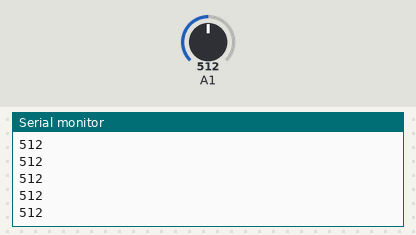
This sketch was run on a simulated Arduino Uno, built with avr-gcc and run on an emulated ATmega328P. On the bench: the last lines printed to the serial monitor. The test bench sets the inputs (shaded band); at power-on: A1 = 512.

Above: at 1.2 s.
1.3 s: A1 set to 716
At 2.0 s:
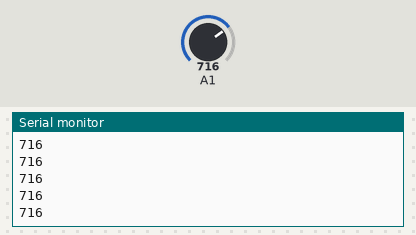
2.8 s: A1 set to 900
At 3.8 s:
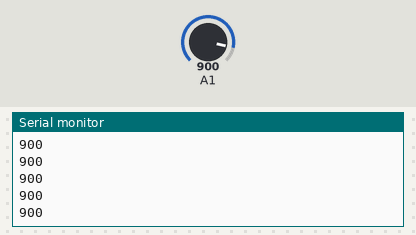
Timing chart, 0 to 5.8 s (numbered marks = the images above; inputs shaded):
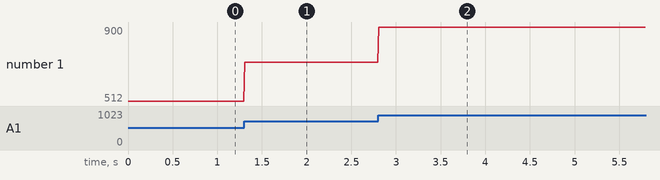

The sketch:

sound_det.ino
```cpp
unsigned int snd = 0;

void setup() {
    pinMode(A0, INPUT);
    Serial.begin(9600);
}

void loop() {
    snd = analogRead(A1);

    Serial.println(snd);
    delay(10);
}
```

Measured:
- after the input at 1.3 s, the serial monitor: prints a new line at once (image 1)
- after the input at 2.8 s, the serial monitor: prints a new line at once (image 2)
- plotted number 1: 512 → 716 after the input at 1.3 s, 716 → 900 after the input at 2.8 s
